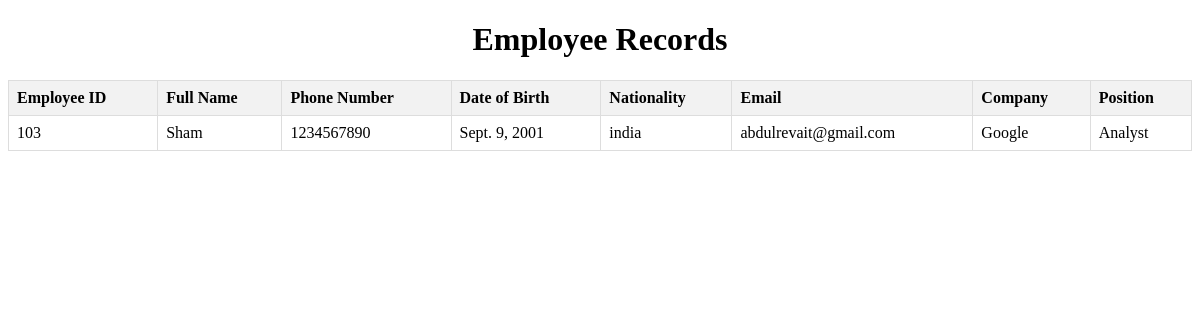
/view/103/, run on the app's committed database.
### myapp/models.py (models this page shows, shortened)
class Employee(models.Model):
    employeeId = models.CharField(primary_key=True, max_length=100)
    fullName = models.CharField(max_length=255)
    phone = models.CharField(max_length=15)
    dob = models.DateField()
    nationality = models.CharField(max_length=100)
    email = models.EmailField()
    company = models.CharField(max_length=255)
    position = models.CharField(max_length=100)
    salary = models.DecimalField(max_digits=10, decimal_places=2)
    projects = models.CharField(max_length=255)
    promoted = models.BooleanField(default=False)

### myapp/views.py (the view)
# urls.py: path('view/<str:employee_id>/', views.view, name='view'),
def view(request, employee_id):
    employee = get_object_or_404(Employee, employeeId=employee_id)
    return render(request, 'view_employee.html', {'employee': employee})

### templates/view_employee.html (shortened to what this page needs)
<!DOCTYPE html>
<html lang="en">
<head>
</head>
<body>
    <h1>Employee Records</h1>
    <table>
        <thead>
            <tr>
                <th>Employee ID</th>
                <th>Full Name</th>
                <th>Phone Number</th>
                <th>Date of Birth</th>
                <th>Nationality</th>
                <th>Email</th>
                <th>Company</th>
                <th>Position</th>
            </tr>
        </thead>
        <tbody>
                <tr>
                    <td>{{ employee.employeeId }}</td>
                    <td>{{ employee.fullName }}</td>
                    <td>{{ employee.phone }}</td>
                    <td>{{ employee.dob }}</td>
                    <td>{{ employee.nationality }}</td>
                    <td>{{ employee.email }}</td>
                    <td>{{ employee.company }}</td>
                    <td>{{ employee.position }}</td>
                </tr>
        </tbody>
    </table>
</body>
</html>

### templates/view_employee.html (style rules this page uses)
table { border-collapse: collapse; width: 100%; }
th, td { border: 1px solid #ddd; padding: 8px; text-align: left; }
th { background-color: #f2f2f2; }
h1 { text-align: center; }

### data on the page
Employee: employeeId "103", fullName "Sham", phone "1234567890", dob "Sept. 9, 2001", nationality "india", email "abdulrevait@gmail.com", company "Google", position "Analyst"
